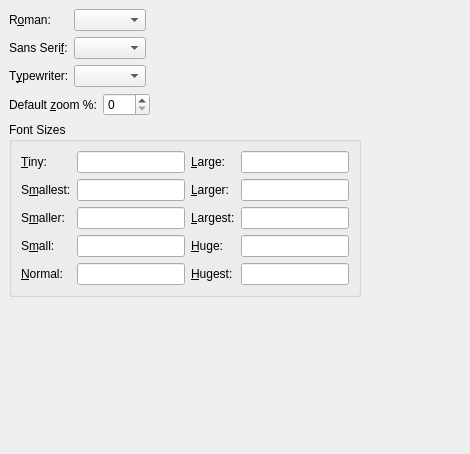
<?xml version="1.0" encoding="UTF-8"?>
<ui version="4.0">
 <class>PrefScreenFontsUi</class>
 <widget class="QWidget" name="PrefScreenFontsUi">
  <property name="geometry">
   <rect>
    <x>0</x>
    <y>0</y>
    <width>470</width>
    <height>454</height>
   </rect>
  </property>
  <property name="windowTitle">
   <string/>
  </property>
  <layout class="QGridLayout">
   <property name="leftMargin">
    <number>9</number>
   </property>
   <property name="topMargin">
    <number>9</number>
   </property>
   <property name="rightMargin">
    <number>9</number>
   </property>
   <property name="bottomMargin">
    <number>9</number>
   </property>
   <property name="spacing">
    <number>6</number>
   </property>
   <item row="0" column="0">
    <layout class="QHBoxLayout">
     <property name="spacing">
      <number>6</number>
     </property>
     <property name="leftMargin">
      <number>0</number>
     </property>
     <property name="topMargin">
      <number>0</number>
     </property>
     <property name="rightMargin">
      <number>0</number>
     </property>
     <property name="bottomMargin">
      <number>0</number>
     </property>
     <item>
      <layout class="QGridLayout">
       <property name="leftMargin">
        <number>0</number>
       </property>
       <property name="topMargin">
        <number>0</number>
       </property>
       <property name="rightMargin">
        <number>0</number>
       </property>
       <property name="bottomMargin">
        <number>0</number>
       </property>
       <property name="spacing">
        <number>6</number>
       </property>
       <item row="1" column="1">
        <widget class="QComboBox" name="screenSansCO">
         <property name="maxVisibleItems">
          <number>20</number>
         </property>
         <property name="duplicatesEnabled">
          <bool>false</bool>
         </property>
        </widget>
       </item>
       <item row="1" column="2">
        <widget class="GuiFontExample" name="screenSansFE" native="true">
         <property name="sizePolicy">
          <sizepolicy hsizetype="MinimumExpanding" vsizetype="Preferred">
           <horstretch>0</horstretch>
           <verstretch>0</verstretch>
          </sizepolicy>
         </property>
         <property name="minimumSize">
          <size>
           <width>60</width>
           <height>0</height>
          </size>
         </property>
        </widget>
       </item>
       <item row="1" column="0">
        <widget class="QLabel" name="screenSansLA">
         <property name="text">
          <string>Sans Seri&amp;f:</string>
         </property>
         <property name="buddy">
          <cstring>screenSansCO</cstring>
         </property>
        </widget>
       </item>
       <item row="0" column="2">
        <widget class="GuiFontExample" name="screenRomanFE" native="true">
         <property name="sizePolicy">
          <sizepolicy hsizetype="MinimumExpanding" vsizetype="Preferred">
           <horstretch>0</horstretch>
           <verstretch>0</verstretch>
          </sizepolicy>
         </property>
         <property name="minimumSize">
          <size>
           <width>60</width>
           <height>0</height>
          </size>
         </property>
        </widget>
       </item>
       <item row="0" column="1">
        <widget class="QComboBox" name="screenRomanCO">
         <property name="maxVisibleItems">
          <number>20</number>
         </property>
         <property name="duplicatesEnabled">
          <bool>false</bool>
         </property>
        </widget>
       </item>
       <item row="2" column="0">
        <widget class="QLabel" name="screenTypewriterLA">
         <property name="text">
          <string>T&amp;ypewriter:</string>
         </property>
         <property name="buddy">
          <cstring>screenTypewriterCO</cstring>
         </property>
        </widget>
       </item>
       <item row="0" column="0">
        <widget class="QLabel" name="screenRomanLA">
         <property name="text">
          <string>R&amp;oman:</string>
         </property>
         <property name="buddy">
          <cstring>screenRomanCO</cstring>
         </property>
        </widget>
       </item>
       <item row="2" column="2">
        <widget class="GuiFontExample" name="screenTypewriterFE" native="true">
         <property name="sizePolicy">
          <sizepolicy hsizetype="MinimumExpanding" vsizetype="Preferred">
           <horstretch>0</horstretch>
           <verstretch>0</verstretch>
          </sizepolicy>
         </property>
        </widget>
       </item>
       <item row="2" column="1">
        <widget class="QComboBox" name="screenTypewriterCO">
         <property name="maxVisibleItems">
          <number>20</number>
         </property>
         <property name="duplicatesEnabled">
          <bool>false</bool>
         </property>
        </widget>
       </item>
      </layout>
     </item>
    </layout>
   </item>
   <item row="1" column="0">
    <layout class="QHBoxLayout">
     <property name="spacing">
      <number>6</number>
     </property>
     <property name="leftMargin">
      <number>0</number>
     </property>
     <property name="topMargin">
      <number>0</number>
     </property>
     <property name="rightMargin">
      <number>0</number>
     </property>
     <property name="bottomMargin">
      <number>0</number>
     </property>
     <item>
      <layout class="QGridLayout">
       <property name="leftMargin">
        <number>0</number>
       </property>
       <property name="topMargin">
        <number>0</number>
       </property>
       <property name="rightMargin">
        <number>0</number>
       </property>
       <property name="bottomMargin">
        <number>0</number>
       </property>
       <property name="spacing">
        <number>6</number>
       </property>
       <item row="0" column="0">
        <widget class="QLabel" name="screenZoomLA">
         <property name="text">
          <string>Default &amp;zoom %:</string>
         </property>
         <property name="buddy">
          <cstring>screenZoomSB</cstring>
         </property>
        </widget>
       </item>
       <item row="0" column="1">
        <widget class="QSpinBox" name="screenZoomSB">
         <property name="maximum">
          <number>999</number>
         </property>
        </widget>
       </item>
      </layout>
     </item>
     <item>
      <spacer>
       <property name="orientation">
        <enum>Qt::Horizontal</enum>
       </property>
       <property name="sizeType">
        <enum>QSizePolicy::Expanding</enum>
       </property>
       <property name="sizeHint" stdset="0">
        <size>
         <width>20</width>
         <height>20</height>
        </size>
       </property>
      </spacer>
     </item>
    </layout>
   </item>
   <item row="2" column="0">
    <widget class="QGroupBox" name="GroupBox3">
     <property name="title">
      <string>Font Sizes</string>
     </property>
     <layout class="QGridLayout">
      <property name="leftMargin">
       <number>9</number>
      </property>
      <property name="topMargin">
       <number>9</number>
      </property>
      <property name="rightMargin">
       <number>9</number>
      </property>
      <property name="bottomMargin">
       <number>9</number>
      </property>
      <property name="spacing">
       <number>6</number>
      </property>
      <item row="0" column="1">
       <widget class="QLineEdit" name="screenTinyED"/>
      </item>
      <item row="4" column="3">
       <widget class="QLineEdit" name="screenHugerED"/>
      </item>
      <item row="1" column="1">
       <widget class="QLineEdit" name="screenSmallestED"/>
      </item>
      <item row="2" column="1">
       <widget class="QLineEdit" name="screenSmallerED"/>
      </item>
      <item row="3" column="1">
       <widget class="QLineEdit" name="screenSmallED"/>
      </item>
      <item row="4" column="1">
       <widget class="QLineEdit" name="screenNormalED"/>
      </item>
      <item row="0" column="3">
       <widget class="QLineEdit" name="screenLargeED"/>
      </item>
      <item row="1" column="3">
       <widget class="QLineEdit" name="screenLargerED"/>
      </item>
      <item row="2" column="3">
       <widget class="QLineEdit" name="screenLargestED"/>
      </item>
      <item row="0" column="2">
       <widget class="QLabel" name="screenLargeLA">
        <property name="text">
         <string>&amp;Large:</string>
        </property>
        <property name="buddy">
         <cstring>screenLargeED</cstring>
        </property>
       </widget>
      </item>
      <item row="1" column="2">
       <widget class="QLabel" name="screenLargerLA">
        <property name="text">
         <string>&amp;Larger:</string>
        </property>
        <property name="buddy">
         <cstring>screenLargerED</cstring>
        </property>
       </widget>
      </item>
      <item row="2" column="2">
       <widget class="QLabel" name="screenLargestLA">
        <property name="text">
         <string>&amp;Largest:</string>
        </property>
        <property name="buddy">
         <cstring>screenLargestED</cstring>
        </property>
       </widget>
      </item>
      <item row="3" column="3">
       <widget class="QLineEdit" name="screenHugeED"/>
      </item>
      <item row="3" column="2">
       <widget class="QLabel" name="screenHugeLA">
        <property name="text">
         <string>&amp;Huge:</string>
        </property>
        <property name="buddy">
         <cstring>screenHugeED</cstring>
        </property>
       </widget>
      </item>
      <item row="4" column="2">
       <widget class="QLabel" name="screenHugestLA">
        <property name="text">
         <string>&amp;Hugest:</string>
        </property>
        <property name="buddy">
         <cstring>screenHugerED</cstring>
        </property>
       </widget>
      </item>
      <item row="1" column="0">
       <widget class="QLabel" name="screenSmallestLA">
        <property name="text">
         <string>S&amp;mallest:</string>
        </property>
        <property name="buddy">
         <cstring>screenSmallestED</cstring>
        </property>
       </widget>
      </item>
      <item row="2" column="0">
       <widget class="QLabel" name="screenSmallerLA">
        <property name="text">
         <string>S&amp;maller:</string>
        </property>
        <property name="buddy">
         <cstring>screenSmallerED</cstring>
        </property>
       </widget>
      </item>
      <item row="3" column="0">
       <widget class="QLabel" name="screenSmallLA">
        <property name="text">
         <string>S&amp;mall:</string>
        </property>
        <property name="buddy">
         <cstring>screenSmallED</cstring>
        </property>
       </widget>
      </item>
      <item row="4" column="0">
       <widget class="QLabel" name="screenNormalLA">
        <property name="text">
         <string>&amp;Normal:</string>
        </property>
        <property name="buddy">
         <cstring>screenNormalED</cstring>
        </property>
       </widget>
      </item>
      <item row="0" column="0">
       <widget class="QLabel" name="screenTinyLA">
        <property name="text">
         <string>&amp;Tiny:</string>
        </property>
        <property name="buddy">
         <cstring>screenTinyED</cstring>
        </property>
       </widget>
      </item>
     </layout>
    </widget>
   </item>
   <item row="2" column="1">
    <spacer>
     <property name="orientation">
      <enum>Qt::Horizontal</enum>
     </property>
     <property name="sizeHint" stdset="0">
      <size>
       <width>40</width>
       <height>20</height>
      </size>
     </property>
    </spacer>
   </item>
   <item row="4" column="0">
    <spacer>
     <property name="orientation">
      <enum>Qt::Vertical</enum>
     </property>
     <property name="sizeHint" stdset="0">
      <size>
       <width>20</width>
       <height>6</height>
      </size>
     </property>
    </spacer>
   </item>
  </layout>
 </widget>
 <customwidgets>
  <customwidget>
   <class>GuiFontExample</class>
   <extends>QWidget</extends>
   <header>GuiFontExample.h</header>
  </customwidget>
 </customwidgets>
 <tabstops>
  <tabstop>screenRomanCO</tabstop>
  <tabstop>screenSansCO</tabstop>
  <tabstop>screenTypewriterCO</tabstop>
  <tabstop>screenZoomSB</tabstop>
  <tabstop>screenTinyED</tabstop>
  <tabstop>screenSmallestED</tabstop>
  <tabstop>screenSmallerED</tabstop>
  <tabstop>screenSmallED</tabstop>
  <tabstop>screenNormalED</tabstop>
  <tabstop>screenLargeED</tabstop>
  <tabstop>screenLargerED</tabstop>
  <tabstop>screenLargestED</tabstop>
  <tabstop>screenHugeED</tabstop>
  <tabstop>screenHugerED</tabstop>
 </tabstops>
 <includes>
  <include location="local">qt_i18n.h</include>
 </includes>
 <resources/>
 <connections/>
</ui>
